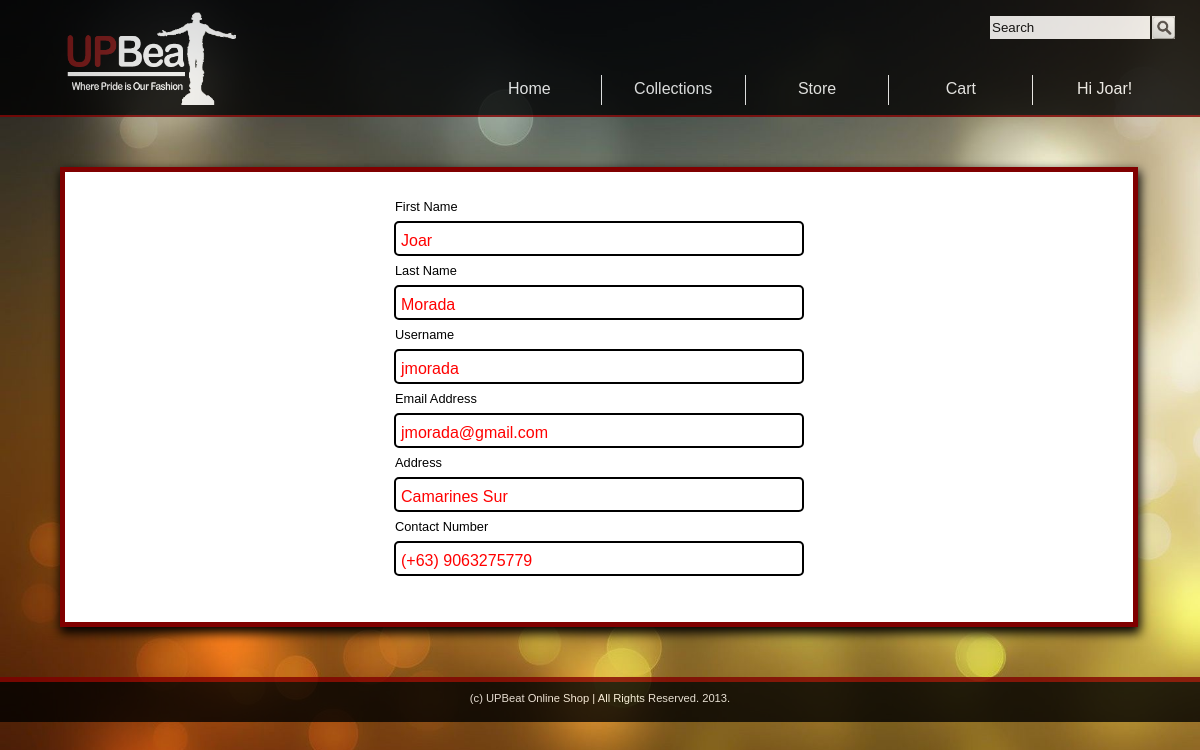
/upbeat.com/account.php (signed in), run on the app's committed database.
### tables this page shows
CREATE TABLE IF NOT EXISTS `customer` (
  `id` int(6) unsigned NOT NULL AUTO_INCREMENT,
  `fname` varchar(50) NOT NULL,
  `lname` varchar(20) NOT NULL,
  `username` varchar(20) NOT NULL,
  `email` varchar(50) NOT NULL,
  `address` varchar(50) NOT NULL,
  `contact` decimal(11,0) NOT NULL,
  `password` varchar(50) NOT NULL,
  `type` varchar(20) NOT NULL,
  PRIMARY KEY (`id`)
);

### upbeat.com/account.php (the view, shortened to what this page needs)
<?php
	if(isset($_SESSION['uname']))
	{
		if(strcmp($_SESSION['type'], "customer") == 0)
			$result = mysql_query("SELECT * from customer where id=".$_SESSION['id']);
		else
			$result = mysql_query("SELECT * from administrator where id=".$_SESSION['id']);
		$row = mysql_fetch_array($result);
	}
?>
<html>
	<head>
		<link rel = "stylesheet" type = "text/css" href = "CSS/local.css">
		<link rel = "stylesheet" type = "text/css" href = "CSS/account.css">
	</head>
	<body>
		<div id = 'header'>
			<form name = 'searchform' method = 'post' action = 'store.php?cat=search&start=0&page=1'>
				<div id = 'srchline'>
					<input id = 'sbutton' type = 'submit' name = 'sbutton' value = ''/>
					<input id = 'stxtbox' type = 'text' name = 'stxtbox' value = 'Search' />
				</div>
			</form>
			<div id = 'menuline'>
				<ul id = 'menulist'>
					<li id = 'last'>
						<?php
							if (isset($_SESSION['uname'])){ echo "Hi ".$_SESSION['fname']."!";}
							else echo "Log in";
						?>
					</li>
					<li><a class = 'link' href = 'viewcart.php'>Cart</a></li>
					<li><a class = 'link' href = 'store.php?cat=all&start=0&page=1'>Store</a></li>
					<li><a class = 'link' href = 'collections.php'>Collections</a></li>
					<li id = 'home'>
						<?php
							if(isset($_SESSION['type']))
							{
								if(strcmp($_SESSION['type'], "administrator") == 0)
									echo "<a class = 'link' href = 'admin.php'>Home</a>";
								else echo "<a class = 'link' href = 'home.php'>Home</a>";
							}
							else echo "<a class = 'link' href = 'home.php'>Home</a>";
						?>
					</li>
				</ul>
			</div>
			<div id = 'logo'></div>
		</div>
		<div id = 'maincontent'>
			<div id = 'accountdiv'>
				<div id = 'viewdiv'>
					<?php
						if(strcmp($_SESSION['type'], "customer") == 0)
						{
							echo "<center>
									<table class = 'account'>
										<tr><td>First Name </td></tr>
										<tr><td class = 'tdcustom'>".$row[1]."</td></tr>
										<tr><td>Last Name</td></tr>
										<tr><td class = 'tdcustom'>".$row[2]."</td></tr>
										<tr><td>Username</td></tr>
										<tr><td class = 'tdcustom'>".$row[3]."</td></tr>
										<tr><td>Email Address</td></tr>
										<tr><td class = 'tdcustom'>".$row[4]."</td></tr>
										<tr><td>Address</td></tr>
										<tr><td class = 'tdcustom'>".$row[5]."</td></tr>
										<tr><td>Contact Number</td></tr>
										<tr><td class = 'tdcustom'>(+63) ".$row[6]."</td></tr>
										<tr><td>&nbsp;</td></tr>
									</table>
								</center>
							";
						}
					?>
				</div>
			</div>
		</div>
		<div id = 'footer'>(c) UPBeat Online Shop | All Rights Reserved. 2013.</div>
	</body>
</html>

### upbeat.com/CSS/local.css (style rules this page uses)
body { margin: auto; min-width: 1000px; font-family: arial; max-width: 1500px; overflow: auto; background-size: 100% 100%; background-image: url("../IMAGES/colorful.jpg"); background-attachment: fixed; }
#header { margin: auto; float: left; width: 100%; height: 115px; background-color: black; color: white; opacity: 0.8; border-bottom: 2px solid maroon; }
#menuline { margin-top: 35px; float: right; text-align: right; width: 100%; height: 30px; }
ul#menulist { float: right; margin-top: 0%; padding: 0%; color: black; margin-right: 2%; width: 70%; height: 30px; font-family: arial; }
ul#menulist li { float: right; width: 17%; height: 25px; font-size: 100%; font-family: Arial; list-style: none; text-align: center; padding-top: 5px; color: white; border-right: 1px solid white; }
ul#menulist li#last { border-right: 0px; }
#srchline { float: right; margin-top: 15px; margin-right: 2%; width: 18%; height: 25px; text-align: center; }
#logo { margin-left: 5%; top: 5px; position: absolute; width: 180px; height: 110px; background-repeat: no-repeat; background-size: 98% 98%; background-image: url("../IMAGES/wlogo.png"); }
#stxtbox { width: 75%; height: 25px; float: right; border: 1px solid black; }
#sbutton { width: 25px; margin: 0%; float: right; padding: 0%; height: 25px; border: 1px solid black; background-size: 25px 25px; background-image: url("../IMAGES/sbutton.png"); }
#footer { float: left; padding-top: 10px; font-size: 70%; opacity: 0.8; font-family: arial; width: 100%; text-align: center; border-top: 5px solid maroon; color: white; height: 30px; background-color: black; }
a.link { list-style: none; text-decoration: none; color: inherit; }

### upbeat.com/CSS/account.css (style rules this page uses)
#maincontent { float: left; width: 100%; height: 560px; }
#accountdiv { float: left; margin-left: 5%; overflow: hidden; margin-top: 50px; background-color: white; width: 89%; height: 450px; border: 5px solid maroon; box-shadow: 1px 5px 10px 1px black; }
#viewdiv { float: left; width: 100%; height: 450px; }
table.account { margin-top: 20px; }
td { width: 400px; font-size: 80%; height: 25px; }
td.tdcustom { padding-top: 5px; font-size: 100%; padding-left: 5px; height: 35px; color: red; border-radius: 5px; border: 2px solid black; }

### data on the page
customer: fname "Joar", lname "Morada", username "jmorada", email "jmorada@gmail.com", address "Camarines Sur", contact "9063275779"

### other printed values
$_SESSION['fname'] "Joar"
